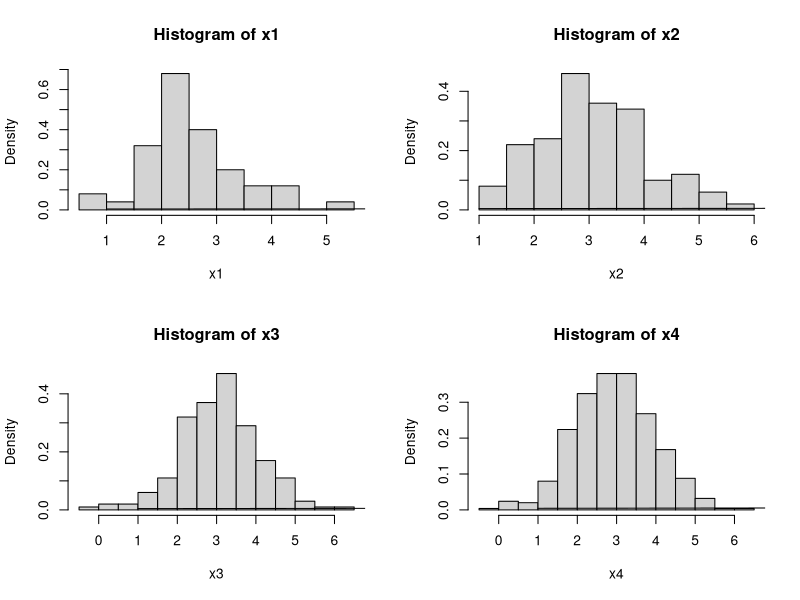

R code for this plot:
set.seed(1234)

n1<-50
n2<-100
n3<-200
n4<-500

x1<-rnorm(n1,3,1)
x2<-rnorm(n2,3,1)
x3<-rnorm(n3,3,1)
x4<-rnorm(n4,3,1)

par(mfrow=c(2,2))

hist(x1,freq=F)
lines(dnorm(seq(0,6,0.01),3,1))
hist(x2,freq=F)
lines(dnorm(seq(0,6,0.01),3,1))
hist(x3,freq=F)
lines(dnorm(seq(0,6,0.01),3,1))
hist(x4,freq=F)
lines(dnorm(seq(0,6,0.01),3,1))

